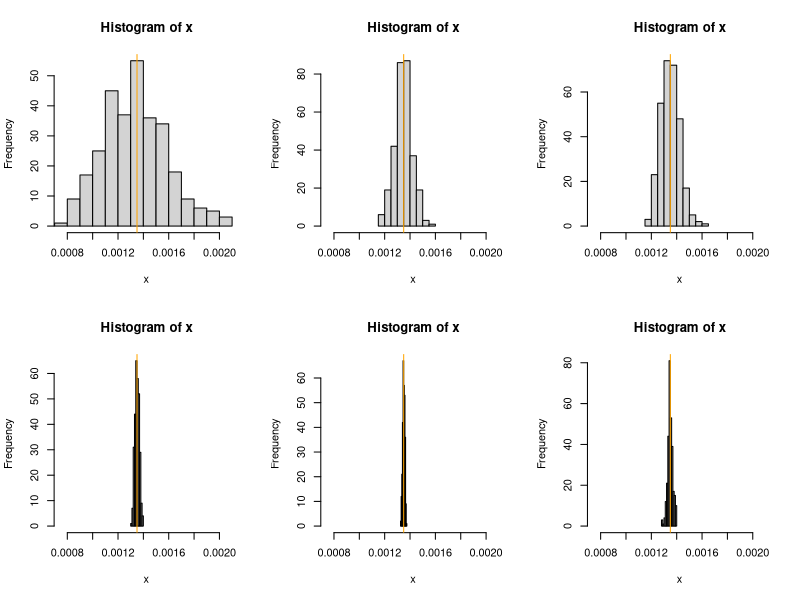

The R script that drew this image:

#Estimating P(X > a) where X ~ N(0, 1)
a <- 3
N <- 20000
m <- 300

estimate <- matrix(NA, nrow = m, ncol = 6)

#Standard MC approach:
x <- matrix(rnorm(N*m), nrow = m)
estimate[, 1] <- apply(x, 1, function(x) { sum(x > a) })/N

#IS with proposal distribution g(x) ~ t(df = 1)
x <- matrix(rt(N*m, 1), nrow = m)
estimate[, 2] <- apply(x, 1, function(x) { 
  sum(dnorm(x[x > a])/dt(x[x > a], 1)) })/N

#IS with proposal distribution g(x) ~ cauchy
x <- matrix(rcauchy(N*m), nrow = m)
estimate[, 3] <- apply(x, 1, function(x) { 
  sum(dnorm(x[x > a])/dcauchy(x[x > a])) })/N

#IS with proposal distribution g(x) ~ n(a, 1)
x <- matrix(rnorm(N*m, ifelse(a > 0, a, 0), 1), nrow = m)
estimate[, 4] <- apply(x, 1, function(x) { 
  sum(dnorm(x[x > a])/dnorm(x[x > a], ifelse(a > 0, a, 0), 1)) })/N

#IS with proposal dist g(x) ~ exp(1) + a (shifted exponential).
x <- matrix(rexp(N*m, 1) + a, nrow = m)
estimate[, 5] <- apply(x, 1, function(x) { sum(dnorm(x)/dexp(x - a)) })/N

#Change of variables: y = 1/x. Compute integral using unif(0, 1/a)
if(a == 0) { a <- 10^(-2)}
x <- matrix(runif(N*m, min(0, 1/a), max(0, 1/a)), nrow = m)
estimate[, 6] <- apply(x, 1, function(x) { abs(1/a)*sum(dnorm(1/x)/x^2) })/N
if(a < 0) { estimate[, 6] <- 1 - estimate[, 5] }


par(mfrow = c(2, 3))
xmin <- min(estimate)
xmax <- max(estimate)
true_val <- 1-pnorm(a)
apply(estimate, 2, function(x) { hist(x, xlim = c(xmin, xmax)); 
  abline(v = true_val, col = "orange") })


